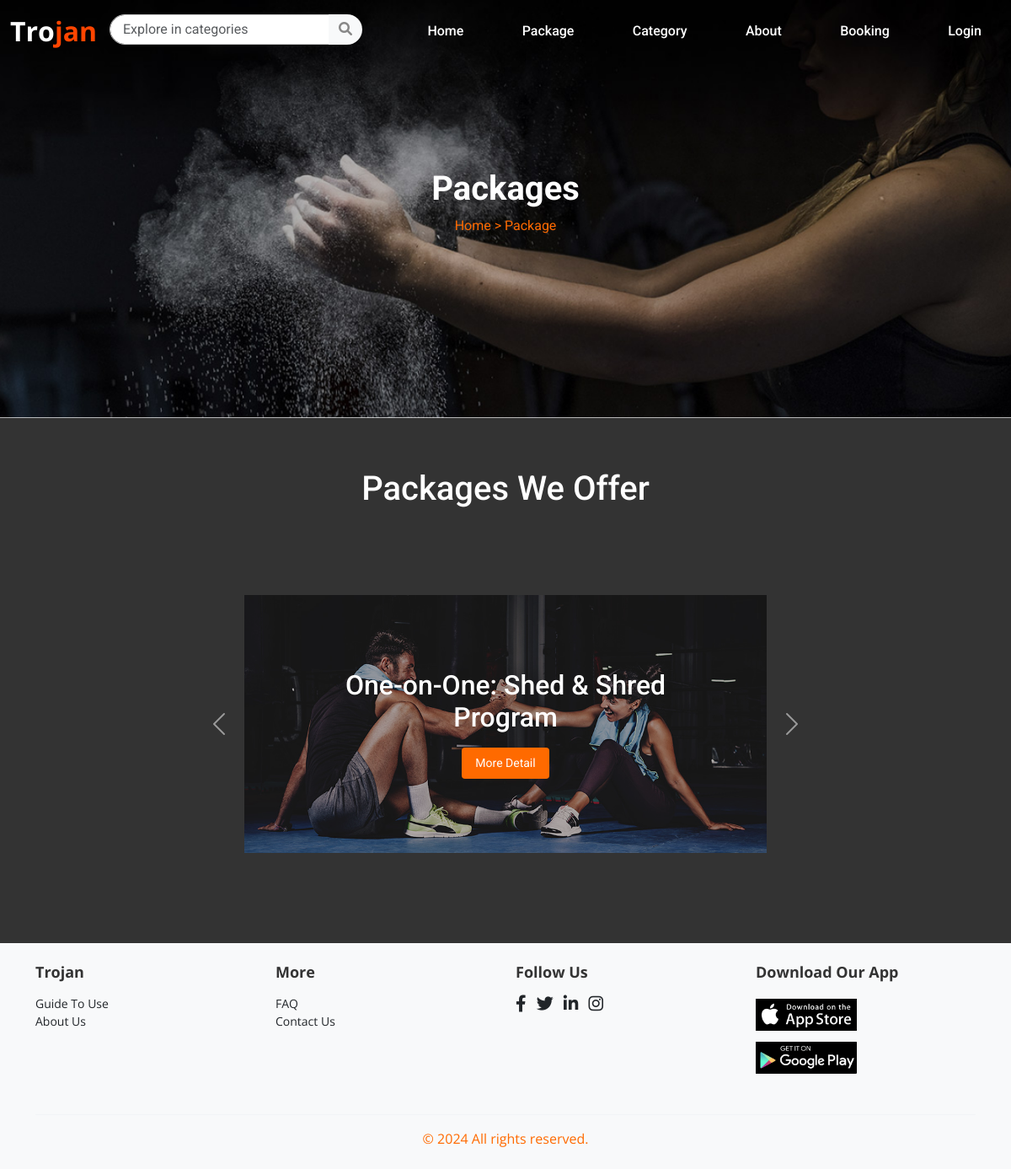
Page /packages on the committed database.
### tables this page shows
CREATE TABLE "packages" (
	"packagesid"	INTEGER,
	"categoryid"	INTEGER,
	"packagename"	VARCHAR(255) NOT NULL,
	"description"	TEXT DEFAULT NULL,
	"price"	DECIMAL(10, 2) DEFAULT NULL,
	"photo"	VARCHAR(255) DEFAULT NULL, group_size INTEGER DEFAULT 1,
	PRIMARY KEY("packagesid" AUTOINCREMENT)
);

### app.py (the view)
@app.route("/packages")
def packages():
    uid = session.get('userid')
    connection = sqlite3.connect("Trojan.db")
    connection.row_factory = sqlite3.Row
    cursor = connection.cursor()
    cursor.execute("SELECT * FROM packages")
    rows = cursor.fetchall()
    connection.close()
    packages = [dict(row) for row in rows]
    return render_template("viewpackages.html", packages=packages, uid=uid)

### templates/viewpackages.html (shortened to what this page needs)
{% extends "base.html" %} {% block content %}
<div
  style="
    background-image: url('/static/photos/hero-2.png');
    background-size: cover;
    background-position: center;
    padding: 200px 0;
    color: white;
    text-align: center;
  "
>
  <h1 style="font-weight: bold">Packages</h1>
  <p>Home > Package</p>
</div>
<div style="background-color: #333; padding: 10px 0; text-align: center">
  <h1 style="color: white; margin-bottom: 5px; padding-top: 50px">
    Packages We Offer
  </h1>
  {% if packages %}
  <div
    id="packageCarousel"
    class="carousel slide"
    data-bs-ride="carousel"
    style="width: 80%; max-width: 800px; margin: 0 auto"
  >
    <div class="carousel-inner">
      {% for package in packages %}
      <div class="carousel-item {% if loop.first %}active{% endif %}">
        <div class="position-relative" style="min-height: 300px">
          {% if package['photo'] %}
          <img
            src="{{ url_for('static', filename='photos/' + package['photo']) }}"
            alt="{{ package['packagename'] }} Photo"
            class="img-fluid w-100"
            style="
              height: 500px;
              object-fit: contain;
              filter: brightness(70%);
              padding: 90px;
            "
          />
          {% endif %}
          <div
            class="position-absolute top-50 start-50 translate-middle text-center"
            style="color: white"
          >
            <h5 class="fs-2 package-title">{{ package['packagename'] }}</h5>
            <a
              href="{{ url_for('package_detail', package_id=package['packagesid']) }}"
              class="btn btn-warning btn-sm mt-2"
              >More Detail</a
            >
          </div>
        </div>
      </div>
      {% endfor %}
    </div>
    <button
      class="carousel-control-prev"
      type="button"
      data-bs-target="#packageCarousel"
      data-bs-slide="prev"
    >
      <span class="carousel-control-prev-icon" aria-hidden="true"></span>
    </button>
    <button
      class="carousel-control-next"
      type="button"
      data-bs-target="#packageCarousel"
      data-bs-slide="next"
    >
      <span class="carousel-control-next-icon" aria-hidden="true"></span>
    </button>
  </div>
  {% else %}
  <p style="color: white">No packages found.</p>
  {% endif %}
</div>
{% endblock %}

### static/css/base.css (style rules this page uses)
body { margin: 0; padding: 0; font-family: "Roboto", sans-serif; }
a { text-decoration: none; }

### templates/viewpackages.html (style rules this page uses)
.package-title { color: white; }
p { color: #ff6a00; }
.btn-warning { background-color: #ff6a00; border: none; color: white; font-size: 14px; padding: 8px 16px; }

### rows in the picture
packages: photo (picture), packagename "One-on-One: Shed & Shred Program"
